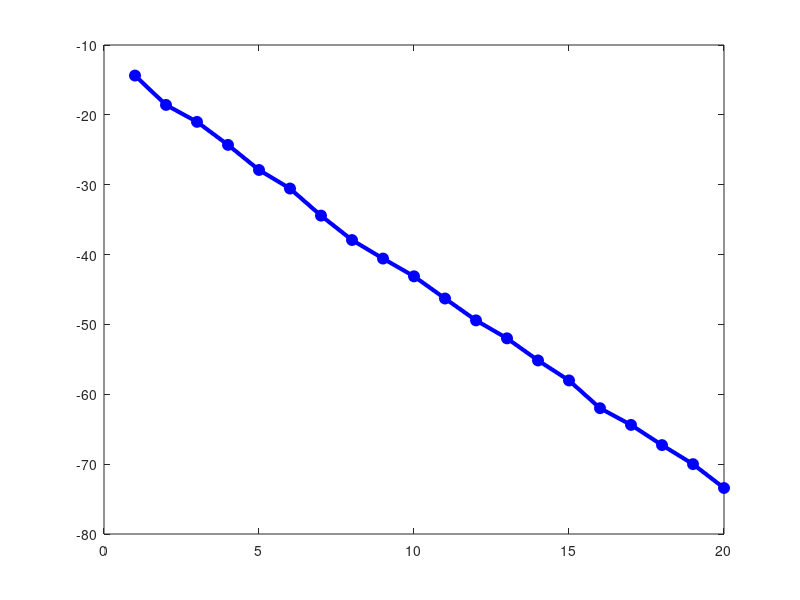
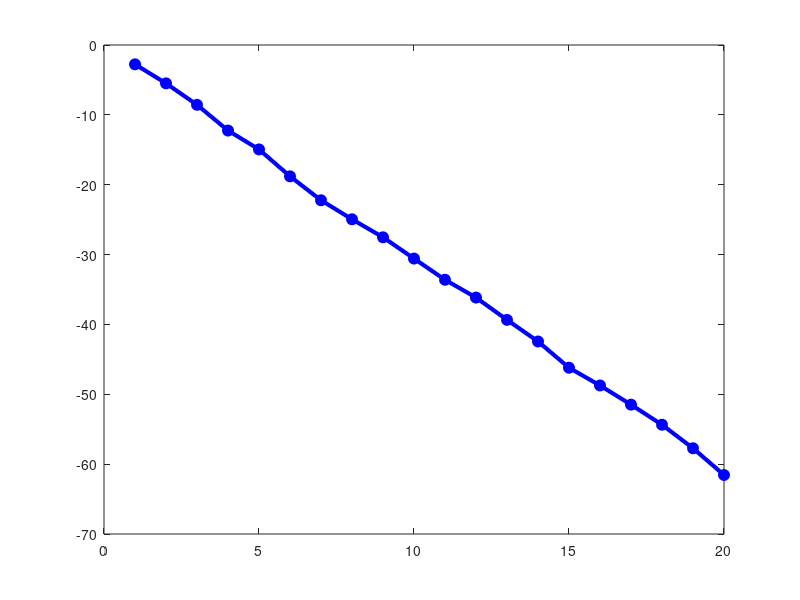

MATLAB code for these plots, in order:
matricule = 514162;
bulletsize = 8; bulletcolor = 'blue';
bullet = {'o','markerfacecolor',bulletcolor,'color',bulletcolor,...
          'markersize',bulletsize};
rand('state',matricule);
if exist('condA') ~= 1, condA = 1.e14; end
if exist('sizeA') ~= 1, sizeA = 10; end
n = sizeA;

% create matrices of size n x n with given condition number
% First make random matrix
X = rand(n,n);
% then find QR-factorisation to obtain an orthogonal matrix U
[U R] = qr(X);
% repeat the procedure to obtain an orthogonal matrix V
X = rand(n,n);
[V R] = qr(X);
% construct a diagonal matrix with condition number as given
Sigma = diag(1+(n-1:-1:0)/(n-1)*(condA-1));
A = U*Sigma*V';
% reduce values of A to the interval [-1,1]
A = A/max(max(abs(A)));
% check that condition number is as given
condAtest = cond(A);

x = floor(10*rand(n,1));
b = A*x;

xhat0 = A\b; % solution initiale

nit = 20;
rr = zeros(n,nit+1); eehat = zeros(n,nit+1);
%
% Implémentation d'une boucle de raffinements itératifs for i=1:nit
% et stockage des erreurs et des résidus après chaque raffinement dans rr et ee 
% Donc:
% <initialisations de r, ehat, xhat>
% Initialisation des résidus et des erreurs
rr = zeros(n, nit+1);
eehat = zeros(n, nit+1);

% Initialisation de xhat (solution initiale)
xhat = xhat0;
r =b;
ehat = A\r;
% Boucle de raffinements itératifs
for i = 1:nit
    % Calcul du résidu r = b - A*xhat
    r = r - A*ehat;

    % Résolution du système linéaire A*ehat = r en utilisant la factorisation LU
    [L, U] = lu(A);
    ehat = U \ (L \ r);

    % Mise à jour des résidus et des erreurs
    rr(:, i+1) = r;    % Stocke le résidu r à l'itération i
    eehat(:, i+1) = ehat;    % Stocke l'erreur ehat à l'itération i

    % Mise à jour de xhat pour l'itération suivante
    xhat = xhat + ehat;

    % Note : xhat(i+1) est la nouvelle estimation de la solution à l'itération i+1
end

normrr = sqrt(sum(rr.^2));
normeehat = sqrt(sum(eehat.^2));


figure(1)
normrr = sqrt(sum(rr.^2));
plot((0:nit),log10(normrr),'b','linewidth',3)
hold on
plot((0:nit),log10(normrr),bullet{:})
hold off

figure(2)
normeehat = sqrt(sum(eehat.^2));
plot((0:nit),log10(normeehat),'b','linewidth',3)
hold on
plot((0:nit),log10(normeehat),bullet{:})
hold off
